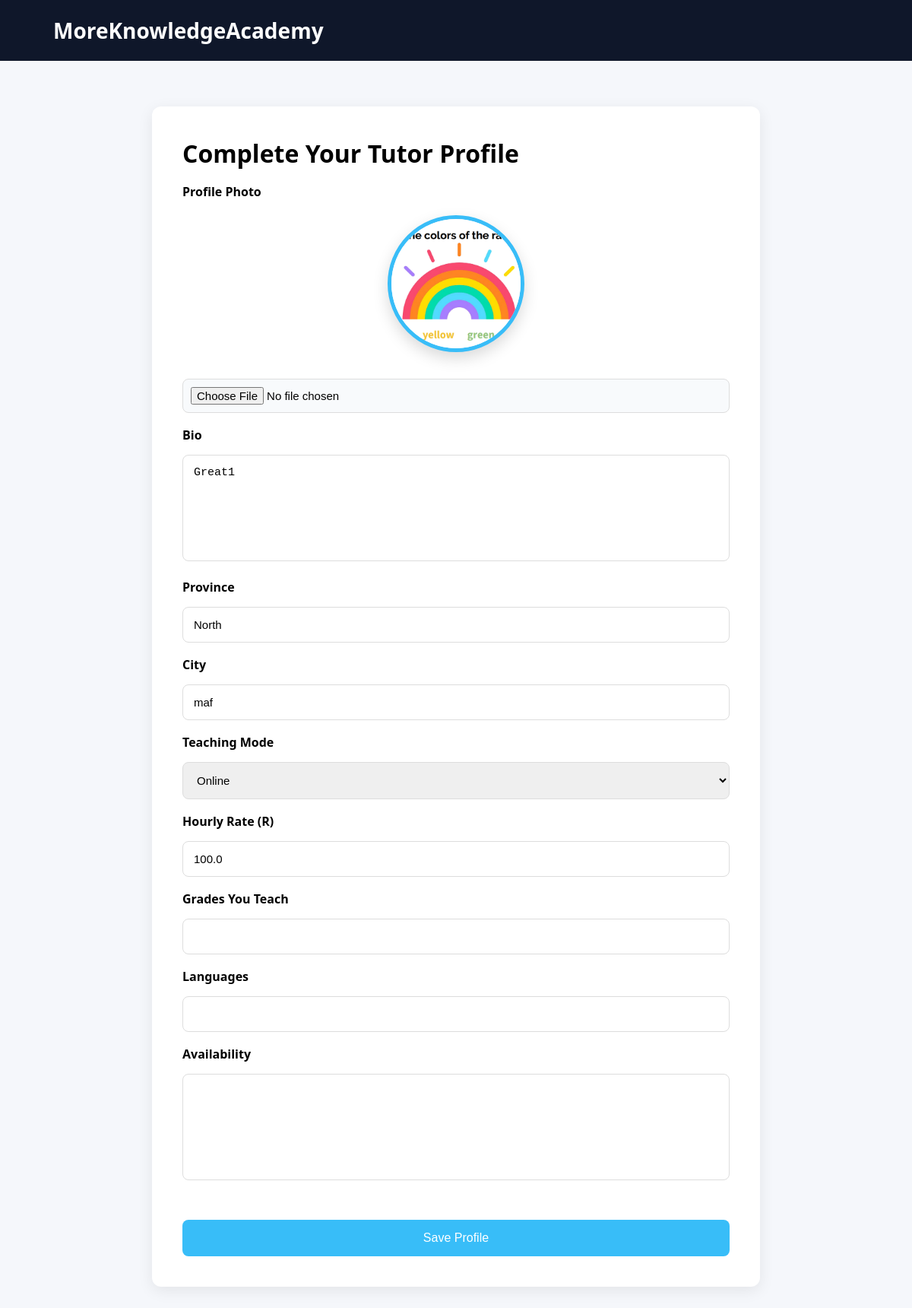
Page /tutor-profile (signed in) on the committed database.
### tables this page shows
CREATE TABLE tutors(

        id INTEGER PRIMARY KEY AUTOINCREMENT,

        application_id INTEGER,

        full_name TEXT,
        email TEXT UNIQUE,
        password TEXT,

        phone TEXT,

        province TEXT,
        city TEXT,

        subject TEXT,
        teaching_mode TEXT,

        qualification TEXT,
        experience INTEGER,

        bio TEXT,

        hourly_rate REAL,

        profile_photo TEXT,

        verified INTEGER DEFAULT 0,

        profile_completed INTEGER DEFAULT 0,

        available INTEGER DEFAULT 1,

        rating REAL DEFAULT 0,

        total_reviews INTEGER DEFAULT 0,

        created_at TIMESTAMP DEFAULT CURRENT_TIMESTAMP,

        FOREIGN KEY(application_id)
        REFERENCES tutor_applications(id)

    );

### app.py (the view, shortened to what this page needs)
@app.route("/tutor-profile", methods=["GET", "POST"])
def tutor_profile():
    if "tutor" not in session:
        return redirect("/tutor-login")
    conn = get_connection()
    tutor = conn.execute(
        "SELECT * FROM tutors WHERE id=?",
        (session["tutor"],)
    ).fetchone()
    conn.close()
    return render_template(
        "tutor_profile.html",
        tutor=tutor
    )

### database.py (called while the page is built)
def get_connection():
    os.makedirs("instance", exist_ok=True)
    connection = sqlite3.connect(DATABASE)
    connection.row_factory = sqlite3.Row
    return connection

### templates/tutor_profile.html (shortened to what this page needs)
<!DOCTYPE html>
<html>
<head>
    <link rel="stylesheet" href="{{ url_for('static', filename='css/style.css') }}">
</head>
<body>
<nav>
    <div class="logo">
        MoreKnowledgeAcademy
    </div>
</nav>
<div class="application">
    <h1>Complete Your Tutor Profile</h1>
    <form method="POST" enctype="multipart/form-data">
        <label>Profile Photo</label>
        {% if tutor.profile_photo %}
            <img src="{{ url_for('uploaded_file', folder='photos', filename=tutor.profile_photo) }}"
                 class="tutorPhoto">
        {% endif %}
        <input type="file" name="photo">
        <label>Bio</label>
        <textarea name="bio" rows="6">{{ tutor.bio or "" }}</textarea>
        <label>Province</label>
        <input type="text"
               name="province"
               value="{{ tutor.province or '' }}"
               required>
        <label>City</label>
        <input type="text"
               name="city"
               value="{{ tutor.city or '' }}"
               required>
        <label>Teaching Mode</label>
        <select name="teaching_mode" required>
            <option value="Online"
            {% if tutor.teaching_mode=="Online" %}selected{% endif %}>
            Online
            </option>
        </select>
        <label>Hourly Rate (R)</label>
        <input type="number"
               step="0.01"
               name="hourly_rate"
               value="{{ tutor.hourly_rate or '' }}"
               required>
        <label>Grades You Teach</label>
        <input type="text"
               name="grades"
               value="{{ tutor.grades or '' }}">
        <label>Languages</label>
        <input type="text"
               name="languages"
               value="{{ tutor.languages or '' }}">
        <label>Availability</label>
        <textarea name="availability" rows="4">{{ tutor.availability or "" }}</textarea>
        <br><br>
        <button type="submit">
            Save Profile
        </button>
    </form>
</div>
</body>
</html>

### static/css/style.css (style rules this page uses)
* { margin:0; padding:0; box-sizing:border-box; }
body { font-family:'Segoe UI',sans-serif; background:#f5f7fb; }
nav { height:80px; display:flex; justify-content:space-between; align-items:center; padding:0 70px; background:#0f172a; }
.logo { color:white; font-size:28px; font-weight:bold; }
button { padding:15px 35px; border:none; border-radius:8px; background:#38bdf8; color:white; font-size:16px; cursor:pointer; margin-right:15px; }
.application { max-width:800px; margin:60px auto; background:white; padding:40px; border-radius:12px; box-shadow:0 5px 20px rgba(0,0,0,.08); }
.application h1 { margin-bottom:10px; }
.application input, .application select, .application textarea { width:100%; padding:14px; margin-top:15px; border:1px solid #ddd; border-radius:8px; font-size:15px; }
.application textarea { height:140px; resize:none; }
.application button { margin-top:25px; width:100%; }
label { display:block; margin-top:18px; font-weight:600; }
input[type=file] { padding:10px; background:#f8fafc; }
.tutorPhoto { width:180px; height:180px; object-fit:cover; border-radius:50%; display:block; margin:20px auto; border:5px solid #38bdf8; box-shadow:0 8px 20px rgba(0,0,0,.15); background:#f5f5f5; }

### rows in the picture
tutors: profile_photo (picture), bio "Great1", province "North", city "maf", teaching_mode "Online", hourly_rate "100.0"
